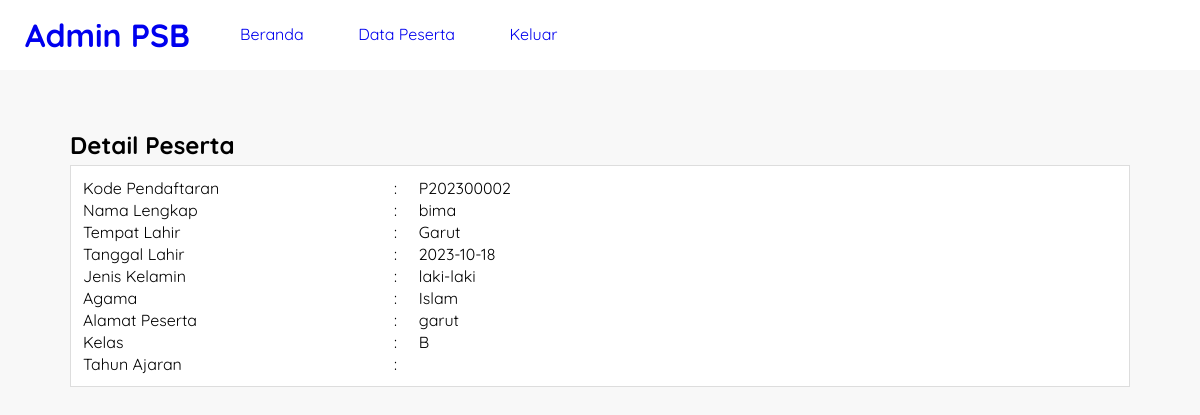
Page /detail-peserta.php?id=P202300002 (signed in) on the committed database.
### tables this page shows
CREATE TABLE `tb_pendaftaran` (
  `id_pendaftaran` char(10) NOT NULL,
  `tgl_daftar` date NOT NULL,
  `th_ajaran` char(50) NOT NULL,
  `kelas` enum('A','B') NOT NULL,
  `nm_peserta` varchar(200) NOT NULL,
  `tmp_lahir` varchar(200) NOT NULL,
  `tgl_lahir` date NOT NULL,
  `jk` enum('laki-laki','perempuan') NOT NULL,
  `agama` enum('Islam','Kristen','Katolik','hindu','buddha','khonghucu') NOT NULL,
  `almt_peserta` varchar(200) NOT NULL
);

### detail-peserta.php (the view, shortened to what this page needs)
<?php
    include 'koneksi.php';
    $id_pendaftaran = mysqli_real_escape_string($conn, $_GET['id']);
    $peserta = mysqli_query($conn, "SELECT * FROM tb_pendaftaran WHERE id_pendaftaran = '$id_pendaftaran'");
    if ($peserta && mysqli_num_rows($peserta) > 0) {
        $p = mysqli_fetch_object($peserta);
    } else {
        echo '<script>alert("Data peserta tidak ditemukan"); window.location="data-peserta.php";</script>';
        exit();
    }
?>
<!DOCTYPE html>
<html lang="en">
<head>
    <link rel="stylesheet" href="css/login.css">
</head>
<body>
    <header>
        <h1><a href="beranda.php">Admin PSB</a></h1>
        <ul>
            <li><a href="beranda.php">Beranda</a></li>
            <li><a href="data-peserta.php">Data Peserta</a></li>
            <li><a href="keluar.php">Keluar</a></li>
        </ul>
    </header>
    <section class="content">
        <h2>Detail Peserta</h2>
        <div class="box">
            <table class="table-form" border="0">
                <tr>
                    <td>Kode Pendaftaran</td>
                    <td>:</td>
                    <td><?php echo $p->id_pendaftaran; ?></td>
                </tr>
                <tr>
                    <td>Nama Lengkap</td>
                    <td>:</td>
                    <td><?php echo $p->nm_peserta; ?></td>
                </tr>
                <tr>
                    <td>Tempat Lahir</td>
                    <td>:</td>
                    <td><?php echo $p->tmp_lahir; ?></td>
                </tr>
                <tr>
                    <td>Tanggal Lahir</td>
                    <td>:</td>
                    <td><?php echo $p->tgl_lahir; ?></td>
                </tr>
                <tr>
                    <td>Jenis Kelamin</td>
                    <td>:</td>
                    <td><?php echo $p->jk; ?></td>
                </tr>
                <tr>
                    <td>Agama</td>
                    <td>:</td>
                    <td><?php echo $p->agama; ?></td>
                </tr>
                <tr>
                    <td>Alamat Peserta</td>
                    <td>:</td>
                    <td><?php echo $p->almt_peserta; ?></td>
                </tr>
                <tr>
                    <td>Kelas</td>
                    <td>:</td>
                    <td><?php echo $p->kelas; ?></td>
                </tr>
                <tr>
                    <td>Tahun Ajaran</td>
                    <td>:</td>
                    <td><?php echo $p->th_ajaran; ?></td>
                </tr>
            </table>
        </div>
    </section>
</body>
</html>

### css/login.css (style rules this page uses)
* { margin: 0; padding: 0; font-family: 'Quicksand', sans-serif; }
body { background-color: #f8f8f8; }
.box { background-color: #fff; border: 1px solid #ddd; padding: 10px; box-sizing: border-box; margin: 5px 0 25px; }
.table-form { width: 100%; }
.table-form tr td:nth-child(1) { width: 30%; }
header { background-color: #fff; }
header::after { content: ''; display: block; clear: both; }
header h1 { padding: 15px 25px; display: inline-block; float: left; }
header ul { float: left; }
header ul li { padding: 24px 25px; display: inline-block; }
a { text-decoration: none; }
.content { width: 90%; padding: 10px; box-sizing: border-box; margin: 50px auto; }

### rows in the picture
tb_pendaftaran: id_pendaftaran "P202300002", nm_peserta "bima", tmp_lahir "Garut", tgl_lahir "2023-10-18", jk "laki-laki", agama "Islam", almt_peserta "garut", kelas "B"
